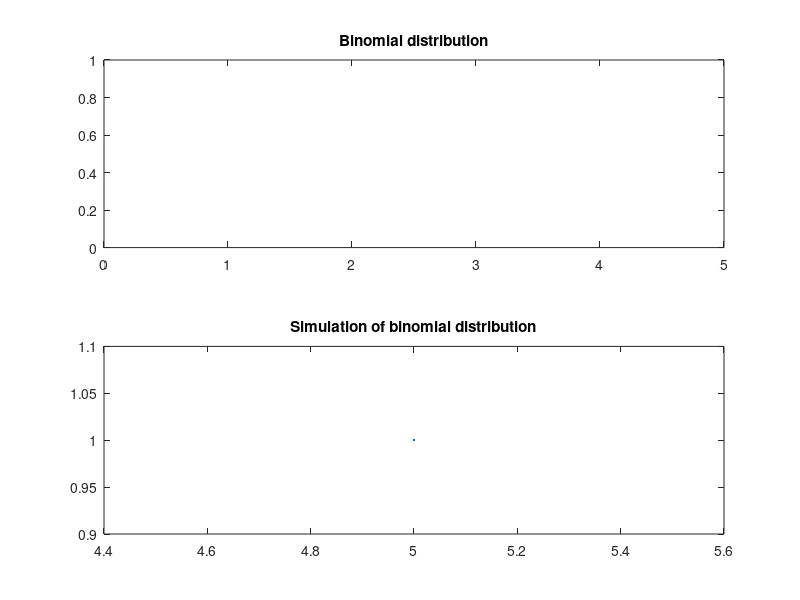

MATLAB code for this plot:
% Using a U(0, 1) (standard uniform) random number generator, generate the common discrete probability distributions:

% b) Binomial Distribution Bino(p),with parameters n ∈ IN, p ∈ (0, 1)
% Hint: A binomial Bino(n, p) variable is the sum of n independent Bern(p) variables

% Generate a discrete random variable X

n = input("Input number of trials: ");
p = input("Input p in (0,1): ");

% Return n values, one for each Bern(p) variable
U = rand(n,1);
% Compute the sum of the n independent Bern(p) variables knowing a variable Bern(p) = U < p
X = sum(U<p);

% Generate the Binomial distribution
N = input("Input number of simulations: ");

for i = 1:N
    U = rand(n,1);
    X(i) = sum(U<p);
end

% unique(A) returns the same data as in A, but with no repetitions and sorted
UX = unique(X)
% hist shows the distribution of data values
fr = hist(X, length(UX))
relative_frequency = fr/N

% Do a graphic comparison between the simulation and the distribution itself
xpdf = 0:n;
ypdf = binopdf(xpdf, n, p);

subplot(2,1,1);
plot(xpdf, ypdf);
title("Binomial distribution");
subplot(2,1,2);
plot(UX, relative_frequency);
title("Simulation of binomial distribution");
